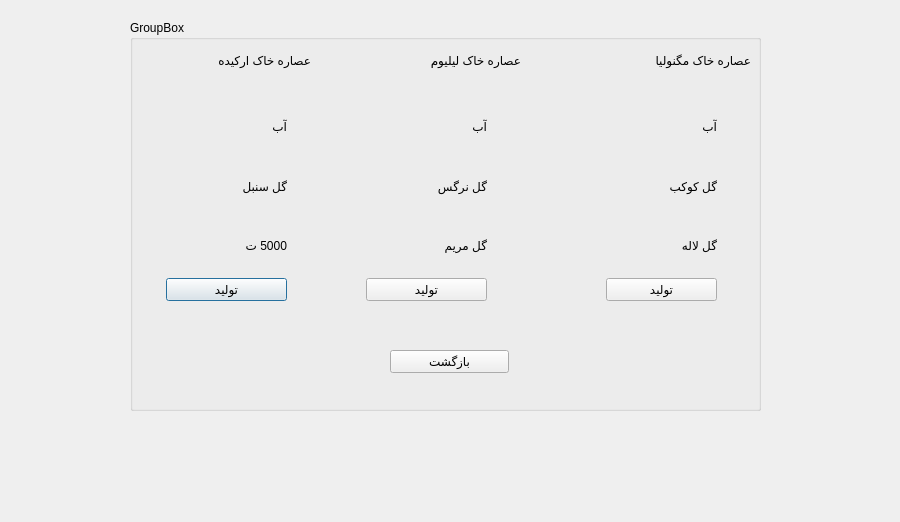
<?xml version="1.0" encoding="UTF-8"?>
<ui version="4.0">
 <class>fourth</class>
 <widget class="QDialog" name="fourth">
  <property name="geometry">
   <rect>
    <x>0</x>
    <y>0</y>
    <width>900</width>
    <height>522</height>
   </rect>
  </property>
  <property name="minimumSize">
   <size>
    <width>900</width>
    <height>522</height>
   </size>
  </property>
  <property name="maximumSize">
   <size>
    <width>900</width>
    <height>522</height>
   </size>
  </property>
  <property name="windowTitle">
   <string>Dialog</string>
  </property>
  <property name="styleSheet">
   <string notr="true">background-image: url(:/new/prefix1/background.png);</string>
  </property>
  <widget class="QGroupBox" name="groupBox">
   <property name="geometry">
    <rect>
     <x>130</x>
     <y>20</y>
     <width>631</width>
     <height>391</height>
    </rect>
   </property>
   <property name="title">
    <string>GroupBox</string>
   </property>
   <widget class="QLabel" name="label">
    <property name="geometry">
     <rect>
      <x>30</x>
      <y>20</y>
      <width>151</width>
      <height>41</height>
     </rect>
    </property>
    <property name="text">
     <string>عصاره خاک ارکیده</string>
    </property>
   </widget>
   <widget class="QLabel" name="label_2">
    <property name="geometry">
     <rect>
      <x>230</x>
      <y>20</y>
      <width>161</width>
      <height>41</height>
     </rect>
    </property>
    <property name="text">
     <string>عصاره خاک لیلیوم</string>
    </property>
   </widget>
   <widget class="QLabel" name="label_3">
    <property name="geometry">
     <rect>
      <x>460</x>
      <y>20</y>
      <width>161</width>
      <height>41</height>
     </rect>
    </property>
    <property name="text">
     <string>عصاره خاک مگنولیا</string>
    </property>
   </widget>
   <widget class="QWidget" name="layoutWidget">
    <property name="geometry">
     <rect>
      <x>36</x>
      <y>80</y>
      <width>121</width>
      <height>201</height>
     </rect>
    </property>
    <layout class="QVBoxLayout" name="verticalLayout">
     <item>
      <widget class="QLabel" name="label_4">
       <property name="text">
        <string>آب</string>
       </property>
      </widget>
     </item>
     <item>
      <widget class="QLabel" name="label_5">
       <property name="text">
        <string>گل سنبل</string>
       </property>
      </widget>
     </item>
     <item>
      <widget class="QLabel" name="label_6">
       <property name="text">
        <string>5000 ت</string>
       </property>
      </widget>
     </item>
     <item>
      <widget class="QPushButton" name="pushButtonOrkideT">
       <property name="cursor">
        <cursorShape>PointingHandCursor</cursorShape>
       </property>
       <property name="text">
        <string>تولید</string>
       </property>
      </widget>
     </item>
    </layout>
   </widget>
   <widget class="QWidget" name="layoutWidget">
    <property name="geometry">
     <rect>
      <x>236</x>
      <y>80</y>
      <width>121</width>
      <height>201</height>
     </rect>
    </property>
    <layout class="QVBoxLayout" name="verticalLayout_2">
     <item>
      <widget class="QLabel" name="label_7">
       <property name="text">
        <string>آب</string>
       </property>
      </widget>
     </item>
     <item>
      <widget class="QLabel" name="label_8">
       <property name="text">
        <string>گل نرگس</string>
       </property>
      </widget>
     </item>
     <item>
      <widget class="QLabel" name="label_9">
       <property name="text">
        <string>گل مریم</string>
       </property>
      </widget>
     </item>
     <item>
      <widget class="QPushButton" name="pushButtonLiliumT">
       <property name="cursor">
        <cursorShape>PointingHandCursor</cursorShape>
       </property>
       <property name="text">
        <string>تولید</string>
       </property>
      </widget>
     </item>
    </layout>
   </widget>
   <widget class="QWidget" name="layoutWidget">
    <property name="geometry">
     <rect>
      <x>476</x>
      <y>80</y>
      <width>111</width>
      <height>201</height>
     </rect>
    </property>
    <layout class="QVBoxLayout" name="verticalLayout_3">
     <item>
      <widget class="QLabel" name="label_10">
       <property name="text">
        <string>آب</string>
       </property>
      </widget>
     </item>
     <item>
      <widget class="QLabel" name="label_11">
       <property name="text">
        <string>گل کوکب</string>
       </property>
      </widget>
     </item>
     <item>
      <widget class="QLabel" name="label_12">
       <property name="text">
        <string>گل لاله</string>
       </property>
      </widget>
     </item>
     <item>
      <widget class="QPushButton" name="pushButtonMagnoliaT">
       <property name="cursor">
        <cursorShape>PointingHandCursor</cursorShape>
       </property>
       <property name="text">
        <string>تولید</string>
       </property>
      </widget>
     </item>
    </layout>
   </widget>
   <widget class="QPushButton" name="pushButtonOrkideT_2">
    <property name="geometry">
     <rect>
      <x>260</x>
      <y>330</y>
      <width>119</width>
      <height>23</height>
     </rect>
    </property>
    <property name="cursor">
     <cursorShape>PointingHandCursor</cursorShape>
    </property>
    <property name="toolTip">
     <string>تمومه! بیا برگردیم</string>
    </property>
    <property name="text">
     <string>بازگشت</string>
    </property>
   </widget>
  </widget>
 </widget>
 <resources/>
 <connections/>
</ui>
